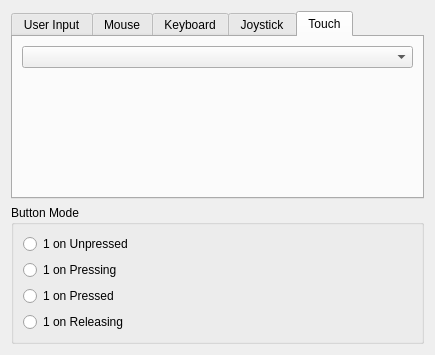
<?xml version="1.0" encoding="UTF-8"?>
<ui version="4.0">
 <class>UserInput_Dlg</class>
 <widget class="QWidget" name="UserInput_Dlg">
  <property name="geometry">
   <rect>
    <x>0</x>
    <y>0</y>
    <width>435</width>
    <height>355</height>
   </rect>
  </property>
  <property name="windowTitle">
   <string>Form</string>
  </property>
  <layout class="QVBoxLayout" name="verticalLayout_3">
   <item>
    <widget class="QTabWidget" name="tabWidget">
     <property name="currentIndex">
      <number>4</number>
     </property>
     <widget class="QWidget" name="tab">
      <attribute name="title">
       <string>User Input</string>
      </attribute>
      <layout class="QGridLayout" name="gridLayout_2">
       <item row="0" column="0">
        <widget class="QLabel" name="label">
         <property name="text">
          <string>Select the type of user input device to query!</string>
         </property>
         <property name="alignment">
          <set>Qt::AlignCenter</set>
         </property>
        </widget>
       </item>
      </layout>
     </widget>
     <widget class="QWidget" name="tab_2">
      <attribute name="title">
       <string>Mouse</string>
      </attribute>
      <layout class="QGridLayout" name="gridLayout_3">
       <item row="0" column="0">
        <widget class="QComboBox" name="comboBox_mouseType"/>
       </item>
       <item row="1" column="0">
        <spacer name="verticalSpacer">
         <property name="orientation">
          <enum>Qt::Vertical</enum>
         </property>
         <property name="sizeHint" stdset="0">
          <size>
           <width>20</width>
           <height>352</height>
          </size>
         </property>
        </spacer>
       </item>
      </layout>
     </widget>
     <widget class="QWidget" name="tab_3">
      <attribute name="title">
       <string>Keyboard</string>
      </attribute>
      <layout class="QVBoxLayout" name="verticalLayout">
       <item>
        <layout class="QHBoxLayout" name="horizontalLayout">
         <item>
          <widget class="QLabel" name="label_2">
           <property name="text">
            <string>Key:</string>
           </property>
          </widget>
         </item>
         <item>
          <widget class="KeyboardListenerLineEdit" name="lineEdit_keyCapture">
           <property name="focusPolicy">
            <enum>Qt::StrongFocus</enum>
           </property>
           <property name="text">
            <string>Press the key to capture</string>
           </property>
           <property name="echoMode">
            <enum>QLineEdit::Normal</enum>
           </property>
           <property name="alignment">
            <set>Qt::AlignCenter</set>
           </property>
           <property name="readOnly">
            <bool>true</bool>
           </property>
          </widget>
         </item>
        </layout>
       </item>
       <item>
        <widget class="QRadioButton" name="radioButton_vKey">
         <property name="focusPolicy">
          <enum>Qt::StrongFocus</enum>
         </property>
         <property name="text">
          <string>Use Virtual Key Codes</string>
         </property>
         <attribute name="buttonGroup">
          <string notr="true">buttonGroup_kt</string>
         </attribute>
        </widget>
       </item>
       <item>
        <widget class="QRadioButton" name="radioButton_scanCodes">
         <property name="text">
          <string>Use Keyboard Scan Codes</string>
         </property>
         <attribute name="buttonGroup">
          <string notr="true">buttonGroup_kt</string>
         </attribute>
        </widget>
       </item>
       <item>
        <widget class="QRadioButton" name="radioButton_anyKey">
         <property name="text">
          <string>Any Key</string>
         </property>
         <attribute name="buttonGroup">
          <string notr="true">buttonGroup_kt</string>
         </attribute>
        </widget>
       </item>
       <item>
        <spacer name="verticalSpacer_2">
         <property name="orientation">
          <enum>Qt::Vertical</enum>
         </property>
         <property name="sizeHint" stdset="0">
          <size>
           <width>20</width>
           <height>350</height>
          </size>
         </property>
        </spacer>
       </item>
      </layout>
     </widget>
     <widget class="QWidget" name="tab_4">
      <attribute name="title">
       <string>Joystick</string>
      </attribute>
      <layout class="QGridLayout" name="gridLayout_4">
       <item row="0" column="0">
        <layout class="QGridLayout" name="gridLayout">
         <item row="0" column="0">
          <widget class="QLabel" name="label_3">
           <property name="text">
            <string>Joystick nr:</string>
           </property>
          </widget>
         </item>
         <item row="0" column="1">
          <widget class="QComboBox" name="cbJoystickNr">
           <property name="sizePolicy">
            <sizepolicy hsizetype="Expanding" vsizetype="Fixed">
             <horstretch>0</horstretch>
             <verstretch>0</verstretch>
            </sizepolicy>
           </property>
          </widget>
         </item>
         <item row="1" column="0">
          <widget class="QLabel" name="label_4">
           <property name="text">
            <string>Command:</string>
           </property>
          </widget>
         </item>
         <item row="1" column="1">
          <widget class="QComboBox" name="cbJoystickCmd">
           <property name="sizePolicy">
            <sizepolicy hsizetype="Expanding" vsizetype="Fixed">
             <horstretch>0</horstretch>
             <verstretch>0</verstretch>
            </sizepolicy>
           </property>
          </widget>
         </item>
        </layout>
       </item>
       <item row="1" column="0">
        <spacer name="verticalSpacer_3">
         <property name="orientation">
          <enum>Qt::Vertical</enum>
         </property>
         <property name="sizeHint" stdset="0">
          <size>
           <width>20</width>
           <height>111</height>
          </size>
         </property>
        </spacer>
       </item>
      </layout>
     </widget>
     <widget class="QWidget" name="tab_5">
      <attribute name="title">
       <string>Touch</string>
      </attribute>
      <layout class="QVBoxLayout" name="verticalLayout_4">
       <item>
        <widget class="QComboBox" name="comboBox_touchType"/>
       </item>
       <item>
        <spacer name="verticalSpacer_4">
         <property name="orientation">
          <enum>Qt::Vertical</enum>
         </property>
         <property name="sizeHint" stdset="0">
          <size>
           <width>28</width>
           <height>139</height>
          </size>
         </property>
        </spacer>
       </item>
      </layout>
     </widget>
    </widget>
   </item>
   <item>
    <widget class="QGroupBox" name="groupBox">
     <property name="title">
      <string>Button Mode</string>
     </property>
     <layout class="QVBoxLayout" name="verticalLayout_2">
      <item>
       <widget class="QRadioButton" name="radioButton_bm0">
        <property name="text">
         <string>1 on Unpressed</string>
        </property>
        <attribute name="buttonGroup">
         <string notr="true">buttonGroup_bm</string>
        </attribute>
       </widget>
      </item>
      <item>
       <widget class="QRadioButton" name="radioButton_bm1">
        <property name="text">
         <string>1 on Pressing</string>
        </property>
        <attribute name="buttonGroup">
         <string notr="true">buttonGroup_bm</string>
        </attribute>
       </widget>
      </item>
      <item>
       <widget class="QRadioButton" name="radioButton_bm2">
        <property name="text">
         <string>1 on Pressed</string>
        </property>
        <attribute name="buttonGroup">
         <string notr="true">buttonGroup_bm</string>
        </attribute>
       </widget>
      </item>
      <item>
       <widget class="QRadioButton" name="radioButton_bm3">
        <property name="text">
         <string>1 on Releasing</string>
        </property>
        <attribute name="buttonGroup">
         <string notr="true">buttonGroup_bm</string>
        </attribute>
       </widget>
      </item>
     </layout>
    </widget>
   </item>
  </layout>
 </widget>
 <customwidgets>
  <customwidget>
   <class>KeyboardListenerLineEdit</class>
   <extends>QLineEdit</extends>
   <header>KeyboardListenerLineEdit.h</header>
   <slots>
    <signal>keyPressed(QKeyEvent*)</signal>
   </slots>
  </customwidget>
 </customwidgets>
 <resources/>
 <connections>
  <connection>
   <sender>lineEdit_keyCapture</sender>
   <signal>keyPressed(QKeyEvent*)</signal>
   <receiver>UserInput_Dlg</receiver>
   <slot>keyListenerPressed(QKeyEvent*)</slot>
   <hints>
    <hint type="sourcelabel">
     <x>119</x>
     <y>69</y>
    </hint>
    <hint type="destinationlabel">
     <x>212</x>
     <y>221</y>
    </hint>
   </hints>
  </connection>
  <connection>
   <sender>buttonGroup_kt</sender>
   <signal>idClicked(int)</signal>
   <receiver>UserInput_Dlg</receiver>
   <slot>keyCodeChanged()</slot>
   <hints>
    <hint type="sourcelabel">
     <x>-1</x>
     <y>-1</y>
    </hint>
    <hint type="destinationlabel">
     <x>212</x>
     <y>221</y>
    </hint>
   </hints>
  </connection>
  <connection>
   <sender>tabWidget</sender>
   <signal>currentChanged(int)</signal>
   <receiver>UserInput_Dlg</receiver>
   <slot>deviceTypeChanged()</slot>
   <hints>
    <hint type="sourcelabel">
     <x>221</x>
     <y>220</y>
    </hint>
    <hint type="destinationlabel">
     <x>212</x>
     <y>221</y>
    </hint>
   </hints>
  </connection>
  <connection>
   <sender>comboBox_mouseType</sender>
   <signal>activated(int)</signal>
   <receiver>UserInput_Dlg</receiver>
   <slot>mouseTypeChanged()</slot>
   <hints>
    <hint type="sourcelabel">
     <x>101</x>
     <y>45</y>
    </hint>
    <hint type="destinationlabel">
     <x>212</x>
     <y>221</y>
    </hint>
   </hints>
  </connection>
  <connection>
   <sender>buttonGroup_bm</sender>
   <signal>idClicked(int)</signal>
   <receiver>UserInput_Dlg</receiver>
   <slot>buttonModeChanged()</slot>
   <hints>
    <hint type="sourcelabel">
     <x>-1</x>
     <y>-1</y>
    </hint>
    <hint type="destinationlabel">
     <x>217</x>
     <y>177</y>
    </hint>
   </hints>
  </connection>
  <connection>
   <sender>cbJoystickNr</sender>
   <signal>activated(int)</signal>
   <receiver>UserInput_Dlg</receiver>
   <slot>joystickChanged()</slot>
   <hints>
    <hint type="sourcelabel">
     <x>119</x>
     <y>69</y>
    </hint>
    <hint type="destinationlabel">
     <x>217</x>
     <y>177</y>
    </hint>
   </hints>
  </connection>
  <connection>
   <sender>cbJoystickCmd</sender>
   <signal>activated(int)</signal>
   <receiver>UserInput_Dlg</receiver>
   <slot>joystickChanged()</slot>
   <hints>
    <hint type="sourcelabel">
     <x>119</x>
     <y>69</y>
    </hint>
    <hint type="destinationlabel">
     <x>217</x>
     <y>177</y>
    </hint>
   </hints>
  </connection>
  <connection>
   <sender>comboBox_touchType</sender>
   <signal>activated(int)</signal>
   <receiver>UserInput_Dlg</receiver>
   <slot>touchChanged()</slot>
   <hints>
    <hint type="sourcelabel">
     <x>326</x>
     <y>51</y>
    </hint>
    <hint type="destinationlabel">
     <x>435</x>
     <y>206</y>
    </hint>
   </hints>
  </connection>
 </connections>
 <slots>
  <slot>keyListenerPressed(QKeyEvent*)</slot>
  <slot>keyCodeChanged()</slot>
  <slot>deviceTypeChanged()</slot>
  <slot>mouseTypeChanged()</slot>
  <slot>buttonModeChanged()</slot>
  <slot>joystickChanged()</slot>
  <slot>touchChanged()</slot>
 </slots>
 <buttongroups>
  <buttongroup name="buttonGroup_kt"/>
  <buttongroup name="buttonGroup_bm"/>
 </buttongroups>
</ui>
